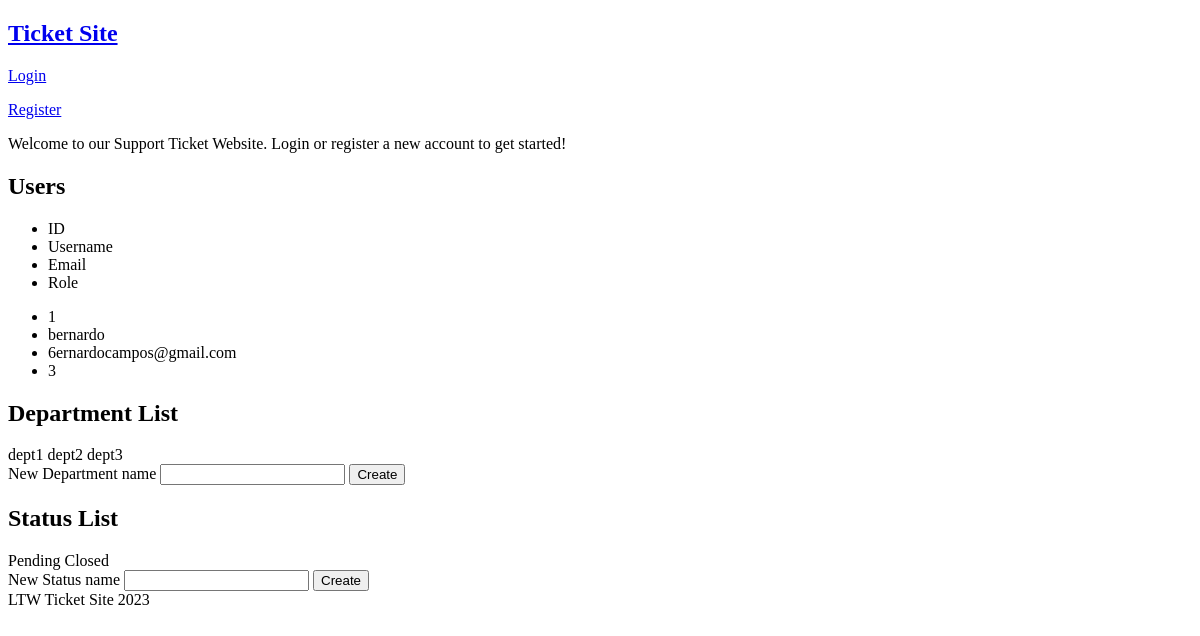
Page /pages/admindashboard.php on the earlier database version.
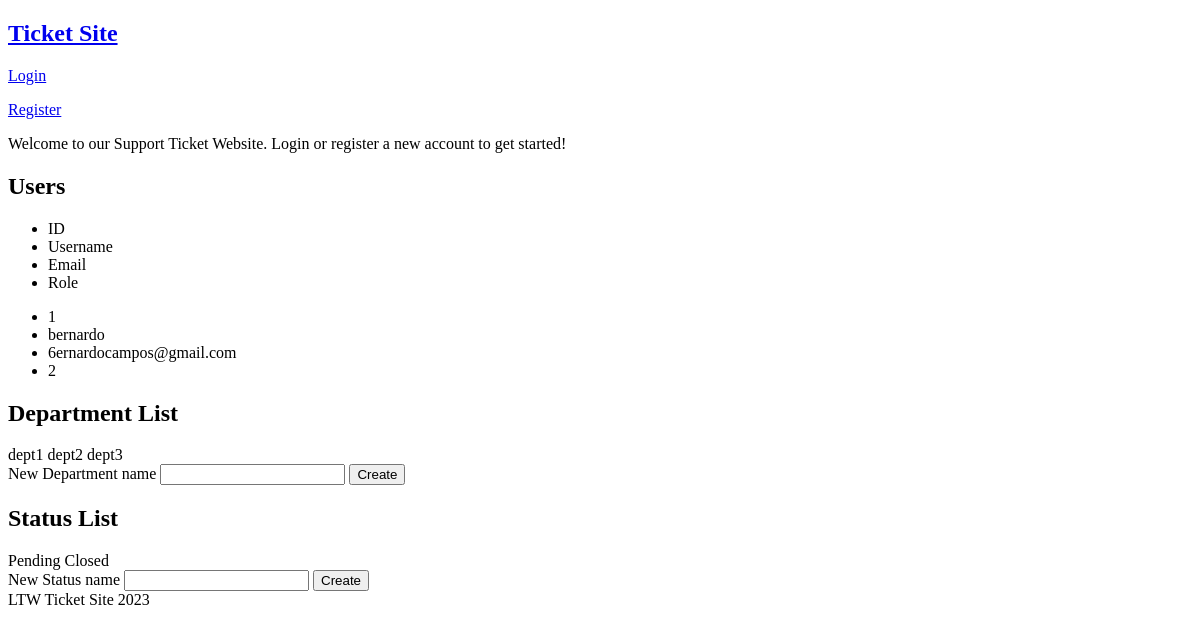
Same page on the later database version.
### tables this page shows
CREATE TABLE users (
    id INTEGER PRIMARY KEY AUTOINCREMENT,
    username TEXT NOT NULL,
    email TEXT NOT NULL,
    password TEXT NOT NULL,
    role_id INTEGER,
    FOREIGN KEY (role_id) REFERENCES roles(id)
);

### pages/admindashboard.php (called while the page is built, shortened)
<?php
$db = getDataBaseConnection();
require_once('../templates/common.tpl.php');
require_once('../templates/admin.tpl.php');
require_once('../database/classes/user.class.php');
require_once('../database/classes/department.class.php');
require_once('../database/classes/status.class.php');
drawUsers(User::getAllUsers($db));
drawElementSection(Department::getDepartments($db), 'Department');
drawElementSection(Status::getAllStatus($db), 'Status');
?>

### database/classes/user.class.php (called while the page is built, shortened)
<?php
    class User {
        public function __construct(int $id, string $username, string $email, int $role){
            $this->id = $id;
            $this->username = $username;
            $this->email = $email;
            $this->role = $role;
        }
        static function getAllUsers(PDO $db) : array {
            $stmt = $db->prepare('SELECT * FROM users');
            $stmt->execute();
            $users = array();
            while($user = $stmt->fetch()){
                $users[] = new User($user['id'], $user['username'], $user['email'], $user['role_id']);
            }
            return $users;
        }
    }
?>

### database/classes/department.class.php (called while the page is built, shortened)
<?php
    class Department {
        public function __construct(int $id, string $name) {
            $this->name = $name;
        }
        static function getDepartments(PDO $db) : array {
            $stmt = $db->prepare('SELECT * FROM departments');
            $stmt->execute();
            $departments = array();
            while ($department = $stmt->fetch()){
                $departments[] = new Department($department['id'], $department['name']);
            }
            return $departments;
        }
    }
?>

### database/classes/status.class.php (called while the page is built, shortened)
<?php
    class Status {
        public function __construct(int $id, string $name){
            $this->name = $name;
        }
        static function getAllStatus(PDO $db) : array {
            $stmt = $db->prepare('SELECT * FROM status');
            $stmt->execute();
            $statuses = array();
            while($status = $stmt->fetch()){
                $statuses[] = new Status($status['id'], $status['name']);
            }
            return $statuses;
        }
    }
?>

### templates/admin.tpl.php (the view, shortened to what this page needs)
<?php function drawUsers(array $users) { ?>
<h2>Users</h2>
<ul>
    <li>ID</li>
    <li>Username</li>
    <li>Email</li>
    <li>Role</li>
</ul>
<?php foreach($users as $user) { ?>
    <ul>
        <li><?=$user->id?></li>
        <li><?=$user->username?></li>
        <li><?=$user->email?></li>
        <li><?=$user->role?></li>
    </ul>
<?php } ?>
<?php } ?>
<?php function drawElementSection(array $elements, string $element_designation) { ?>
<h2><?=$element_designation?> List</h2>
<?php foreach($elements as $elem) { ?>
    <?=$elem->name?>
<?php } ?>
<form action="../actions/action_create_<?=$element_designation?>.php" method="POST">
    <label>
        New <?=$element_designation?> name
        <input type="text" name="<?=$element_designation?>_name" required>
        <button type="submit" name="submit_new_<?=$element_designation?>">Create</button>
    </label>
</form>
<?php } ?>

Differences in the rows shown:
changed users "bernardo": role "3" → "2"
